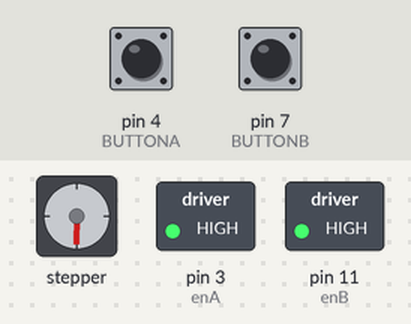
Simulated run of this sketch. Board: Arduino Uno, built with avr-gcc and run on an emulated ATmega328P. Shown: stepper motor, switched loads named in the sketch (green lamp = pin HIGH). Inputs (shaded band) come from the test bench; at power-on: pin 7 (BUTTONB) LOW, pin 4 (BUTTONA) HIGH. Stepper angles assume 200 steps per turn.

Above: at 3.61 s.
3.9 s: pin 7 (BUTTONB) pulled HIGH for 1.8 s
At 4.24 s:
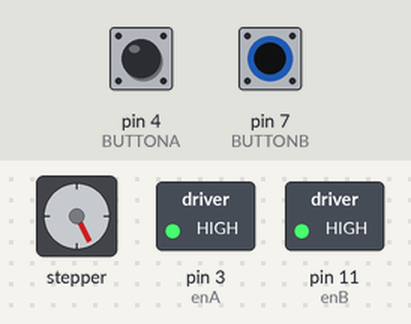
At 5.0 s:
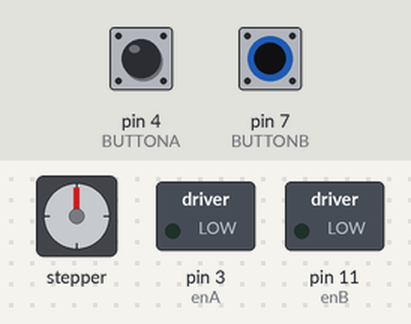
10.8 s: pin 4 (BUTTONA) pulled LOW for 1.8 s
At 11.2 s:
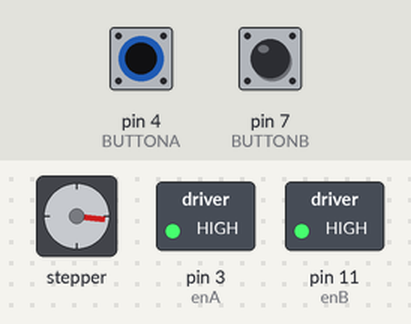
Timing chart, 0 to 29.0 s (numbered marks = the images above; inputs shaded):
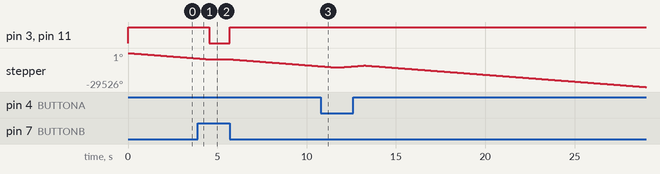

The sketch:

Code_using_two_buttons_or_IR.ino
```cpp
/*
 Stepper Motor Control with Arduino Motor Control Shield V3.0.

 This program drives a bipolar stepper motor. The motor is controlled
 by Arduino pins 10, 11, 12, 13.

 The motor should do five revolutions into one and five into another direction.

 Using this sketch for longer is not recommended because it will keep the motor under current
 and can cause it to become quite hot.

 */

#include <Stepper.h> // loads stepper control library
#include <IRremote.h> // loads IRemote library
int RECV_PIN= 2; // sets pin 2 as the IR receiver
IRrecv irrecv(RECV_PIN);
decode_results results;

byte byteread = 0; //Variable used to store the byte received on the Serial Port

int enA  = 3;  // Enable pin 1 on Motor Control Shield
int enB  = 11;  // Enable pin 2 on Motor Control Shield
int dirA = 12;  // Direction pin dirA on Motor Control Shield
int dirB = 13;  // Direction pin dirB on Motor Control Shield

const int BUTTONA = 4; // sets pin 4 as BUTTON input pin, green wire

const int BUTTONB = 7; // sets pin 7 as BUTTON input pin, yellow wire

int valA = 0; // value will be used to store state of the pin on Button A

int valB = 0; // value will be used to store state of the pin on Button B


const int stepsPerRevolution = 200;  // Change this to fit the number of steps per revolution
                                     // for your motor

// Initialize the stepper library on pins 12 and 13:
Stepper myStepper(stepsPerRevolution, dirA, dirB);


void setup() {
  // set the speed at 40 rpm - 40 seems to be upper limit without 12V power supply, 230-235 with 12 V
  myStepper.setSpeed(200);

  // Enable power to the motor
  pinMode(enA, OUTPUT);


  pinMode(enB, OUTPUT);

  Serial.begin(9600);

  irrecv.enableIRIn(); //turns on the IR receiver

}

void loop() {
    valA = digitalRead(BUTTONA); //sets reading the state of the BUTTON A as
                             // first step of program


    if (valA==LOW) {
      // this checks if button A is pressed and causes
      // program to run

    // Step five revolutions into one direction after enabling power to motors
    digitalWrite (enA, HIGH);
    digitalWrite (enB, HIGH);
    myStepper.step(stepsPerRevolution*5);
    digitalWrite (enA, LOW);
    digitalWrite (enB, LOW);
    delay(1);
    }

    else { valB = digitalRead(BUTTONB);

      if (valB==LOW) {
        // Step five revolutions in the other direction:
      digitalWrite (enA, HIGH);
      digitalWrite (enB, HIGH);
      myStepper.step(-stepsPerRevolution*5);
      digitalWrite (enA, LOW);
      digitalWrite (enB, LOW);
      delay(1);
    }

    else {
      if (irrecv.decode(&results)) {


      digitalWrite (enA, HIGH);
      digitalWrite (enB, HIGH);
      myStepper.step(stepsPerRevolution*5);
      digitalWrite (enA, LOW);
      digitalWrite (enB, LOW);
      delay(1);
    }


    else { delay(1);
     //checks if button is not pushed, and if it is not
     //the motor will not turn
    }
}
}
}
```

Measured:
- after the input at 3.9 s, pin 3 (enA), pin 11 (enB): HIGH → LOW after 0.64 s, → HIGH 1.2 s later
